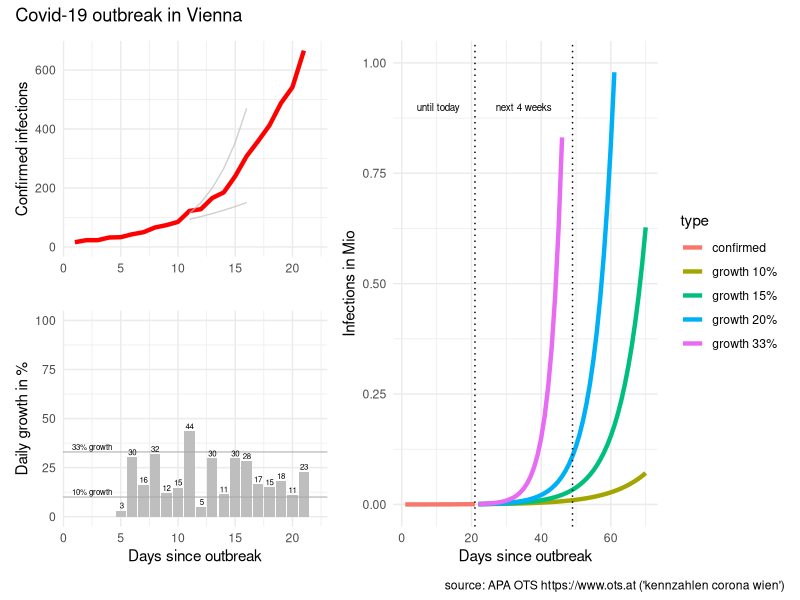
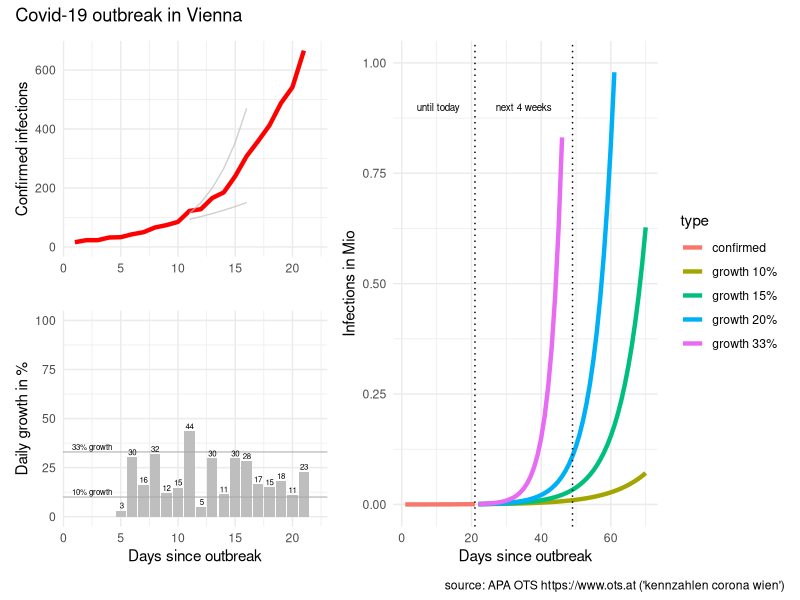

The R script that drew these images, in order:
# packages
library(tidyverse)
library(scales)
library(patchwork)

# reported infections
# source: APA OTS (https://www.ots.at)
# keywords: "kennzahlen corona wien"
infected <- c(
   16, #"2020-03-05"
   23, #"2020-03-06"
   23, #"2020-03-07"
   32, #"2020-03-08"
   33, #"2020-03-09"
   43, #"2020-03-10"
   50, #"2020-03-11"
   66, #"2020-03-12"
   74, #"2020-03-13"
   85, #"2020-03-14"
  122, #"2020-03-15"
  128, #"2020-03-16"
  166, #"2020-03-17"
  185, #"2020-03-18"
  240, #"2020-03-19"
  308, #"2020-03-20"
  359, #"2020-03-21"
  413, #"2020-03-22"
  488, #"2020-03-23"
  542, #"2020-03-24"
  666  #"2020-03-25"
)

# prepare data
data <- tibble(infected = infected)

data <- data %>% 
  mutate(type = "confirmed",
         day = row_number()) %>% 
  arrange(day) %>% 
  mutate(new_abs = infected - lag(infected),
         new_pct = new_abs / lag(infected) * 100)

# predict
predict_corona <- function(data, infection_rate, days)  {
  
  future <- seq(from = max(data$day) + 1, to = max(data$day)+days-1)
  infected_all <- NULL
  infected_act <- max(data$infected)
  infected_predict <- NULL
  for (i in seq_along(future))  {
    infected_act <- infected_act * infection_rate
    infected_all <- c(infected_all, infected_act)
  }
  
  data2 <- tibble(type = paste0("growth ", (infection_rate-1)*100,"%"),
                  day = future, 
                  infected = infected_all)
  data2
  
} # predict_corona

# predict for different growth
predict_days <- 50 #57

data_50 <- data %>% 
  predict_corona(infection_rate = 1.50, days = predict_days)

data_40 <- data %>% 
  predict_corona(infection_rate = 1.40, days = predict_days)

data_33 <- data %>% 
  predict_corona(infection_rate = 1.33, days = predict_days)

data_20 <- data %>% 
  predict_corona(infection_rate = 1.20, days = predict_days)

data_15 <- data %>% 
  predict_corona(infection_rate = 1.15, days = predict_days)

data_10 <- data %>% 
  predict_corona(infection_rate = 1.10, days = predict_days)

# combine dataset
data_plot <- data %>% 
  bind_rows(data_33, data_20, data_15, data_10)


# visualise data
# infected
last_day <- length(data$infected)
p0 <- data_plot %>% 
  mutate(infected_M = infected / 1000000) %>%
  ggplot(aes(day, infected_M, color = type)) + 
  geom_line(size = 1.5) +
  geom_vline(xintercept = c(last_day, last_day + 28), 
             linetype = "dotted") +
  ylim(0,1) +
  xlab("Days since outbreak") +
  ylab("Infections in Mio") + 
  #ggtitle("Covid-19 outbreak in Vienna") +
  theme_minimal()+
  annotate("text", last_day/2, 0.9, 
           label = "until today", size = 2.5) +
  annotate("text", last_day+14, 0.9, 
           label = "next 4 weeks", size = 2.5)

#############################################

# data for reference line 33% growth (Austria)
data_line_start <- tibble(
  day = 10,
  infected = 85
)

# predict 10%/33% growth (days since 50 cases)
data_line10 <- predict_corona(
  data_line_start,
  infection_rate = 1.10,
  days = 7)

data_line33 <- predict_corona(
  data_line_start,
  infection_rate = 1.33,
  days = 7)

# infected
p1 <- data %>% 
  mutate(infected_M = infected / 1000000) %>% 
  ggplot(aes(day, infected)) + 
  geom_line(size = 1.5, color = "red") +
  geom_line(data = data_line10, 
            aes(day,infected), color = "grey", alpha = 0.7) +
  geom_line(data = data_line33, 
            aes(day,infected), color = "grey", alpha = 0.7) +
  xlim(c(1,length(infected)+1)) +
  #ylim(0,max(infected)) +
  scale_y_continuous(labels=function(x) format(x, big.mark = " ", scientific = FALSE),
                     limits=c(0,max(infected)) ) +
  #  xlab("Days since outbreak") +
  xlab("") +
  ylab("Confirmed infections") + 
#  ggtitle("Covid-19 outbreak in Vienna") +
  theme_minimal()
  
# daily growth infected
p2 <- data %>% 
  filter(day >= 5) %>% 
  ggplot(aes(day, new_pct)) +
  geom_col(fill = "grey") +
  geom_hline(yintercept = 10, color = "darkgrey", alpha = 0.7) +
  geom_hline(yintercept = 33, color = "darkgrey", alpha = 0.7) +
  geom_text(aes(day, new_pct, 
                label = paste0(format(new_pct, digits=1))),
            size = 2, vjust = "bottom", nudge_y = 1) +
  xlim(c(1,length(infected)+1)) +
  ylim(c(0,100)) +
  xlab("Days since outbreak") +
  ylab("Daily growth in %") + 
#  ggtitle("Covid-19 outbreak in Vienna") +
  theme_minimal() +
  annotate("text", 2.5, 10+1, 
           label = "10% growth",
           size = 2,vjust = "bottom")  +
  annotate("text", 2.5, 33+1, 
           label = "33% growth",
           size = 2,vjust = "bottom") 
  

# combine plots
p <- ((p1 / p2) | p0) + plot_annotation('Covid-19 outbreak in Vienna',
                            caption = "source: APA OTS https://www.ots.at ('kennzahlen corona wien')")
# plot
p

# save plot
p %>% ggsave(filename = "covid-19-vienna.png", 
             device = "png",
             width = 7, height = 4)
